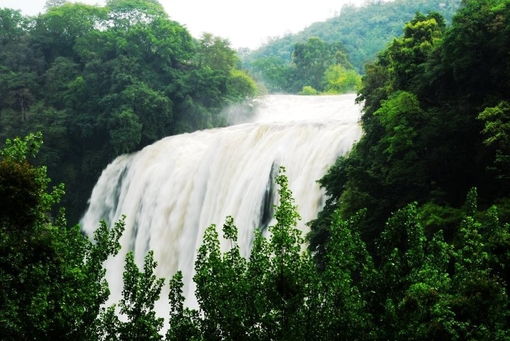
#> input picture mlpy/机器学习实践指南代码及资源/程序/ptest31.png, 510 x 341 px, given in place of p1-1.png, which was not available
$ python 9-10.py   (Python 2 division)
#> lines starting #> are read from the running program, lines starting #| are printed output that depends on the picture; pictures that were not available may be replaced by others from this repository, and a replacement may not be noted
#!/usr/bin/env python
#-*- coding: utf-8 -*-
#code:myhaspl@qq.com
#9-10.py
#PCA加上SVM识别图片类型
import numpy as np

import cv2
import mlpy


print u'正在处理中'


w_fg=10
h_fg=5
picflag=3
def readpic(fn):
    #返回图片特征码
#> called with fn = 'p1-1.png'
    fnimg = cv2.imread(fn)
#> fnimg is the input picture: shape (341, 510, 3); mean B, G, R 84.2, 100.3, 83.5
    img=cv2.resize(fnimg,(400,200))
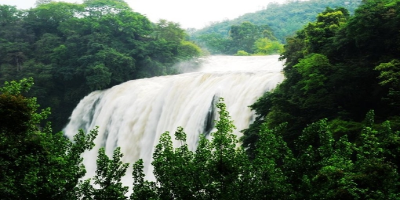
#> img: shape (200, 400, 3); mean B, G, R 84, 100.2, 83.3
    w=img.shape[1]
#> w = 400
    h=img.shape[0]
#> h = 200
    w_interval=w/w_fg
#> w_interval = 40
    h_interval=h/h_fg
#> h_interval = 40
    alltz=[]
    for now_h in xrange(0,h,h_interval):
        for now_w in xrange(0,w,w_interval):
            b = img[now_h:now_h+h_interval,now_w:now_w+w_interval,0]
            g = img[now_h:now_h+h_interval,now_w:now_w+w_interval,1]
            r = img[now_h:now_h+h_interval,now_w:now_w+w_interval,2]
            btz=np.mean(b)
            gtz=np.mean(g)
            rtz=np.mean(r)
            alltz.append([btz,gtz,rtz])
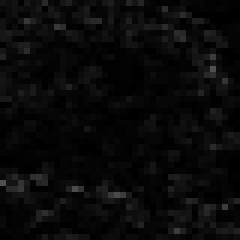
#> b: shape (40, 40) (shown 6 times larger); min 0, max 79, mean 9.2
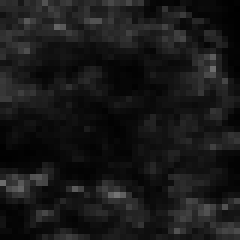
#> g: shape (40, 40) (shown 6 times larger); min 0, max 115, mean 24
#> after the loop, alltz = 50 items, first 6: [118, 124, 101.2], [96.08, 116.3, 83.85], [108.2, 128.6, 93.76], [147, 168.3, 141], [209, 219.7, 208.5], [212.8, 217.9, 198.7]
    result_alltz=np.array(alltz).T
#> (the run stopped early here; a loop or call above may not have finished)

$ run again, on mlpy/机器学习实践指南代码及资源/程序/billall1.png
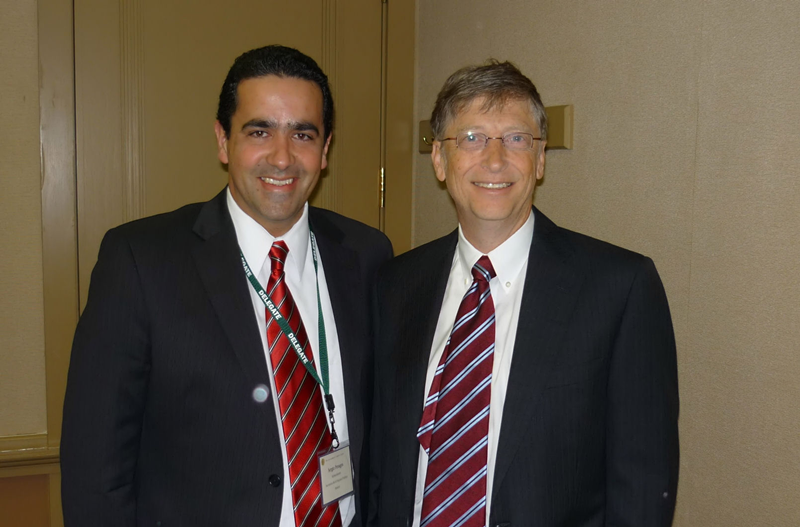
#> input picture mlpy/机器学习实践指南代码及资源/程序/billall1.png, 800 x 527 px, given in place of p1-1.png, which was not available
#> in readpic, fnimg is the input picture: shape (527, 800, 3); mean B, G, R 66.8, 82.2, 95.3
#> in readpic, `img=cv2.resize(fnimg,(400,200))`:
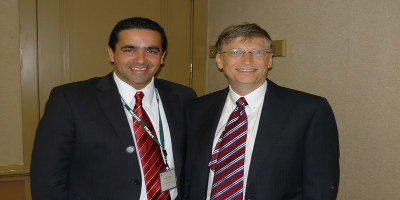
#> img: shape (200, 400, 3); mean B, G, R 66.7, 82, 95.1
#> after the loop in readpic, `for now_h in xrange(0,h,h_interval):`:
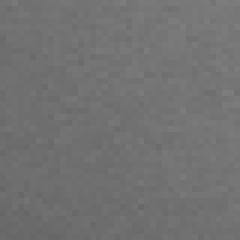
#> g: shape (40, 40) (shown 6 times larger); min 102, max 125, mean 113.8
#> after the loop in readpic, `for now_h in xrange(0,h,h_interval):`: alltz = 50 items, first 6: [72.53, 103.1, 119.5], [57.68, 93.96, 111.9], [43.97, 83.1, 101.7], [42.94, 73.76, 97.25], [33.79, 74.02, 95.65], [57.69, 86.54, 103.9]

$ run again, on mlpy/机器学习实践指南代码及资源/程序/billtest.png
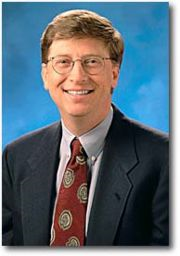
#> input picture mlpy/机器学习实践指南代码及资源/程序/billtest.png, 180 x 256 px, given in place of p1-1.png, which was not available
#> in readpic, fnimg is the input picture: shape (256, 180, 3); mean B, G, R 117.8, 106.9, 91.7
#> in readpic, `img=cv2.resize(fnimg,(400,200))`:
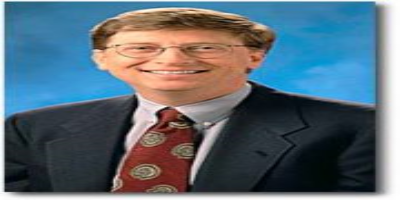
#> img: shape (200, 400, 3); mean B, G, R 117.7, 106.8, 91.6
#> after the loop in readpic, `for now_h in xrange(0,h,h_interval):`:
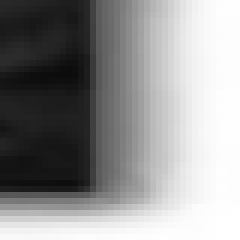
#> b: shape (40, 40) (shown 6 times larger); min 12, max 255, mean 145.1
#> after the loop in readpic, `for now_h in xrange(0,h,h_interval):`: alltz = 50 items, first 6: [163.9, 133.4, 80.26], [166, 126.7, 61.19], [141, 124.3, 92.7], [136.1, 153, 168.3], [101.8, 119.7, 143.2], [100.1, 108.9, 114.6]
